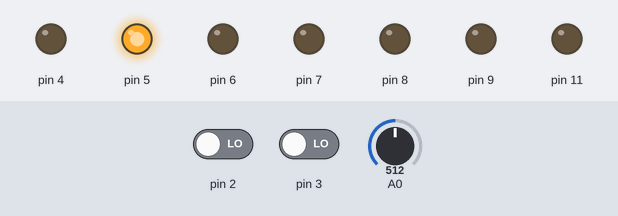
Simulated run of this sketch. Board: Arduino Uno, built with avr-gcc and run on an emulated ATmega328P. Shown: output pins drawn as LEDs (lit = HIGH). Dashed ring = blinking. The inputs (shaded band) are chosen by the test bench; at power-on: A0 = 512, pin 2 LOW, pin 3 LOW.

Above: at 1.2 s.
1.3 s: A0 set to 1010
At 1.7 s:
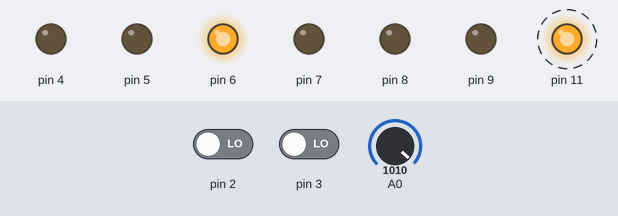
4.3 s: pin 2 driven HIGH
At 5.3 s:
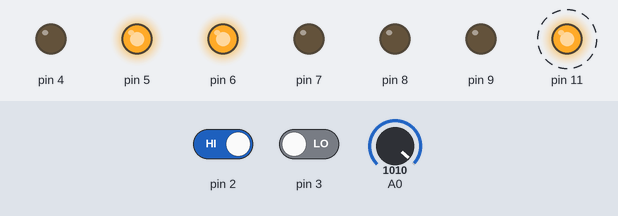
7.3 s: A0 set to 990
At 8.1 s:
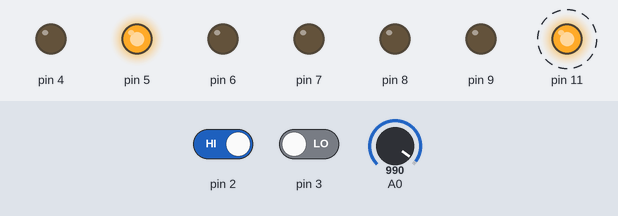
10.3 s: A0 set to 1023
At 11.27 s:
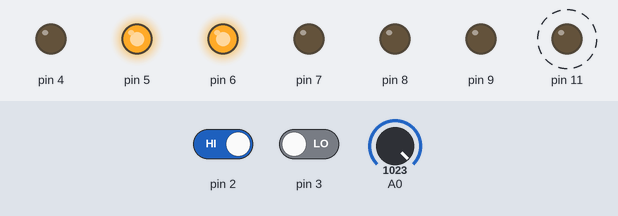
13.3 s: A0 set to 900
At 13.9 s:
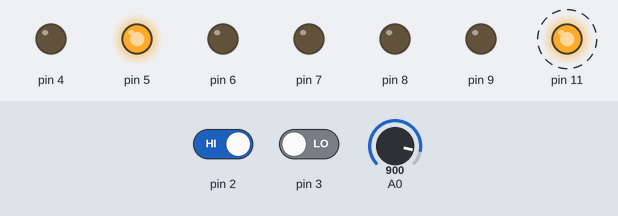
Timing chart, 0 to 17.3 s (numbered marks = the images above; inputs shaded):
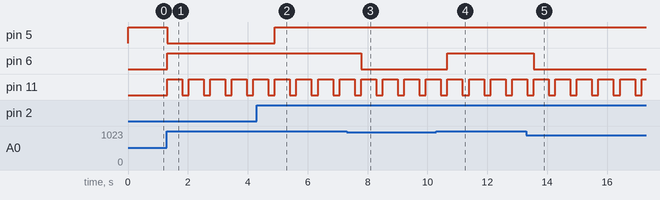

The sketch:

HW11.ino
```cpp
int STATE_0 = 0;
int STATE_1 = 1;

int cState = STATE_0;
int cCount = 0;

int STATE_a = 0;
int STATE_b = 1;

int cState1 = STATE_a;
int cCount1 = 0;

void setup() {
  pinMode(5, OUTPUT);
  pinMode(4, OUTPUT);
  pinMode(11, OUTPUT);
  pinMode(2, INPUT);
  pinMode(3, INPUT);
  Serial.begin(9600);
  for (int i = 6; i < 10; i++) {
    pinMode(i, OUTPUT);
  }
}

void loop() {
  int v2 = digitalRead(2);
  int v3 = digitalRead(3);
  int a0 = analogRead(A0);

  for (int i = 6; i < 10; i++) {
    int threshold = map(i, 6, 9, 1000, 4000);
    int v = a0 > threshold;
    if (cState == STATE_1 && a0 > 4000) {
      digitalWrite(i, LOW);
    } else {
      digitalWrite(i, v);
    }
  }

  if (cState == STATE_0 && v2 == 1) {
    cCount += 1;
    cState = STATE_1;
  } else if (cState == STATE_1 && v2 == 0) {
    cState = STATE_0;
  }

  if (cState1 == STATE_a && v3 == 1) {
    cCount1 += 1;
    cState1 = STATE_b;
  } else if (cState1 == STATE_b && v3 == 0) {
    cState1 = STATE_a;
  }

  if (cState == STATE_1 && a0 > 4000 && cState1 == STATE_b) {
    digitalWrite(5, LOW);
    digitalWrite(11, LOW);
    digitalWrite(4, HIGH);
  } else if (cState == STATE_0 && a0 < 1000 && cState1 == STATE_a) {
    digitalWrite(5, HIGH);
    digitalWrite(11, LOW);
    digitalWrite(4, LOW);
  } else if (cState == STATE_0 && a0 >= 1000 && a0 <= 4000 && cState1 == STATE_a) {
    digitalWrite(4, LOW);
    digitalWrite(5, LOW);
    digitalWrite(11, HIGH);
    delay(500);
    digitalWrite(11, LOW);
    delay(200);
  } else if (cState == STATE_1 || cState1 == STATE_b) {
    digitalWrite(5, HIGH);
    digitalWrite(11, LOW);
    digitalWrite(4, LOW);
    digitalWrite(11, HIGH);
    delay(500);
    digitalWrite(11, LOW);
    delay(200);
  }


  delay(20);
  }
```

Measured:
- the behaviour switches between 1001 and 1000 on A0 (found by bisection; images 2 and 3)
- after the input at 1.3 s, pin 5: HIGH → LOW at once; pin 6: LOW → HIGH at once; pin 11: alternates HIGH for 0.50 s and LOW for 0.22 s, starting at once
- after the input at 4.3 s, pin 5: LOW → HIGH after 0.61 s
- after the input at 7.3 s, pin 6: HIGH → LOW after 0.49 s
- after the input at 10.3 s, pin 6: LOW → HIGH after 0.37 s
- after the input at 13.3 s, pin 6: HIGH → LOW after 0.25 s
